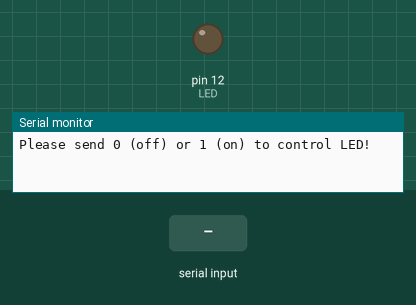
Recording of a sketch running on a simulated Arduino Uno, built with avr-gcc and run on an emulated ATmega328P. On the bench: output pins drawn as LEDs (lit = HIGH), the last lines printed to the serial monitor. The test bench sets the inputs (shaded band).

Above: at 1.2 s.
1.3 s: "1" received over Serial
At 2.5 s:
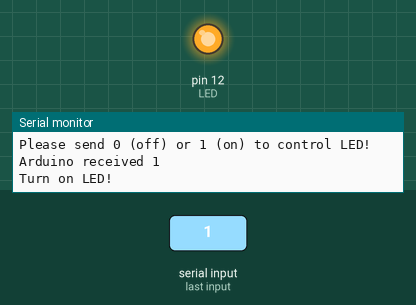
2.8 s: "0" received over Serial
At 3.7 s:
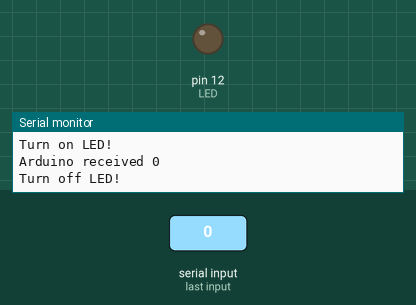
Timing chart, 0 to 5.8 s (numbered marks = the images above; inputs shaded):
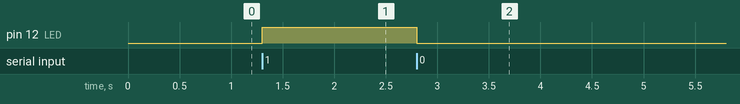

The sketch:

ReceiveValueFromPC.ino
```cpp
// (licence header left out)
int LED = 12;

char message;

void setup()
{
  Serial.begin(9600);
  Serial.println("Please send 0 (off) or 1 (on) to control LED!");
  pinMode(LED, OUTPUT);
}

void loop()
{
  if (Serial.available() > 0)
  {
    message = Serial.read();

    if (message == '1')
    {
      digitalWrite(LED, HIGH);
      Serial.println("Arduino received 1");
      Serial.println("Turn on LED!");
    }

    if (message == '0')
    {
      digitalWrite(LED, LOW);
      Serial.println("Arduino received 0");
      Serial.println("Turn off LED!");
    }
  }
}
```

Measured:
- after the input at 1.3 s, pin 12 (LED): LOW → HIGH at once
- after the input at 2.8 s, pin 12 (LED): HIGH → LOW at once
